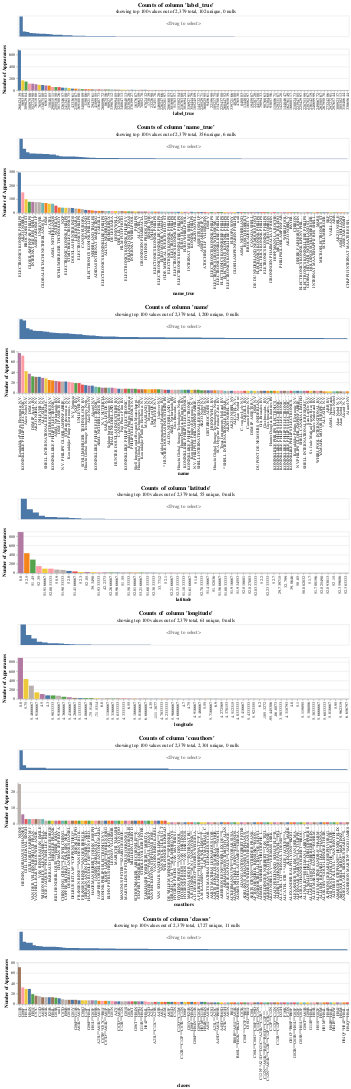

The cell this chart's notebook holds for it:
### Code cell
from mismo.plot import plot_distributions

plot_distributions(patents)
